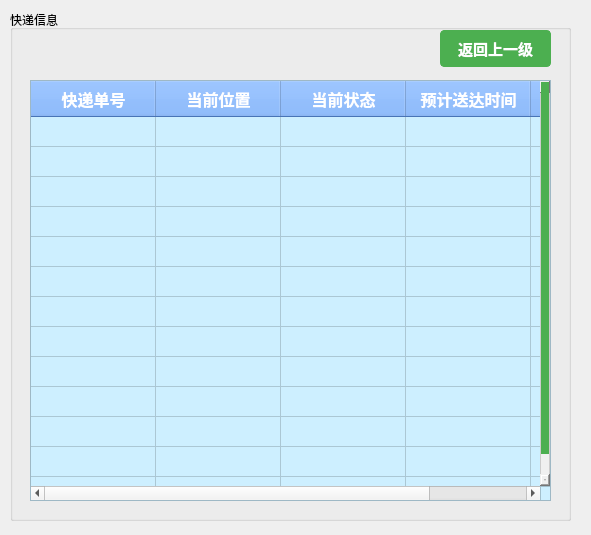
<?xml version="1.0" encoding="UTF-8"?>
<ui version="4.0">
 <class>mySend</class>
 <widget class="QWidget" name="mySend">
  <property name="geometry">
   <rect>
    <x>0</x>
    <y>0</y>
    <width>591</width>
    <height>535</height>
   </rect>
  </property>
  <property name="windowTitle">
   <string>我寄的</string>
  </property>
  <property name="styleSheet">
   <string notr="true">
                QLabel {
                    color: #333;
                    font: 14px &quot;幼圆&quot;;
                    font-weight: bold;
                }

                QLineEdit,
                QComboBox  {
                    padding: 8px;
                    font-size: 14px;
                    border: 1px solid #ccc;
                    border-radius: 4px;
                }

                QTableWidget {
                    font: 14px &quot;幼圆&quot;;
                    background-color: #cdefff;
                }

                QTableWidget::item {
                    font: 14px &quot;幼圆&quot;;
                }

                QHeaderView {
                    font: bold 16px &quot;幼圆&quot;;
                }
                
                QTableWidget::item:selected {
                    background-color: #a6a6a6;
                }

                QTableWidget QHeaderView::section {
                    background-color: #65a3ff;
                    color: white;
                    font-weight: bold;
                    font-size: 16px;
                    padding: 4px;
                }

                QTableWidget::item {
                    padding: 10px;
                }

                QPushButton {
                    padding: 8px 16px;
                    font-size: 15px;
                    font-weight: bold;
                    border: 1px solid #4CAF50;
                    border-radius: 4px;
                    color: #fff;
                    background-color: #4CAF50;
                }

                 QPushButton:hover {
                    background-color: #45a049;
                    border: 1px solid #45a049;
                }

                QTextEdit {
                    font-size: 14px;
                    border: 1px solid #ccc;
                    border-radius: 4px;
                }

                QScrollBar:vertical {
                    border: 1px solid #ccc;
                    background: #f0f0f0;
                    width: 10px;
                    margin: 0px 0px 0px 0px;
                }

                QScrollBar::handle:vertical {
                    background: #4CAF50;
                    min-height: 20px;
                }
            </string>
  </property>
  <widget class="QGroupBox" name="groupBox">
   <property name="geometry">
    <rect>
     <x>10</x>
     <y>10</y>
     <width>561</width>
     <height>511</height>
    </rect>
   </property>
   <property name="title">
    <string>快递信息</string>
   </property>
   <widget class="QTableWidget" name="tableWidget">
    <property name="geometry">
     <rect>
      <x>20</x>
      <y>70</y>
      <width>521</width>
      <height>421</height>
     </rect>
    </property>
    <attribute name="horizontalHeaderCascadingSectionResizes">
     <bool>false</bool>
    </attribute>
    <attribute name="horizontalHeaderMinimumSectionSize">
     <number>46</number>
    </attribute>
    <attribute name="horizontalHeaderDefaultSectionSize">
     <number>125</number>
    </attribute>
    <attribute name="verticalHeaderVisible">
     <bool>false</bool>
    </attribute>
    <attribute name="verticalHeaderMinimumSectionSize">
     <number>28</number>
    </attribute>
    <row>
     <property name="text">
      <string>新建行</string>
     </property>
    </row>
    <row>
     <property name="text">
      <string>新建行</string>
     </property>
    </row>
    <row>
     <property name="text">
      <string>新建行</string>
     </property>
    </row>
    <row>
     <property name="text">
      <string>新建行</string>
     </property>
    </row>
    <row>
     <property name="text">
      <string>新建行</string>
     </property>
    </row>
    <row>
     <property name="text">
      <string>新建行</string>
     </property>
    </row>
    <row>
     <property name="text">
      <string>新建行</string>
     </property>
    </row>
    <row>
     <property name="text">
      <string>新建行</string>
     </property>
    </row>
    <row>
     <property name="text">
      <string>新建行</string>
     </property>
    </row>
    <row>
     <property name="text">
      <string>新建行</string>
     </property>
    </row>
    <row>
     <property name="text">
      <string>新建行</string>
     </property>
    </row>
    <row>
     <property name="text">
      <string>新建行</string>
     </property>
    </row>
    <row>
     <property name="text">
      <string>新建行</string>
     </property>
    </row>
    <column>
     <property name="text">
      <string>快递单号</string>
     </property>
    </column>
    <column>
     <property name="text">
      <string>当前位置</string>
     </property>
    </column>
    <column>
     <property name="text">
      <string>当前状态</string>
     </property>
    </column>
    <column>
     <property name="text">
      <string>预计送达时间</string>
     </property>
    </column>
    <column>
     <property name="text">
      <string>完整路线</string>
     </property>
    </column>
   </widget>
   <widget class="QPushButton" name="returnBtn">
    <property name="geometry">
     <rect>
      <x>430</x>
      <y>20</y>
      <width>111</width>
      <height>37</height>
     </rect>
    </property>
    <property name="text">
     <string>返回上一级</string>
    </property>
   </widget>
  </widget>
 </widget>
 <resources/>
 <connections/>
</ui>
